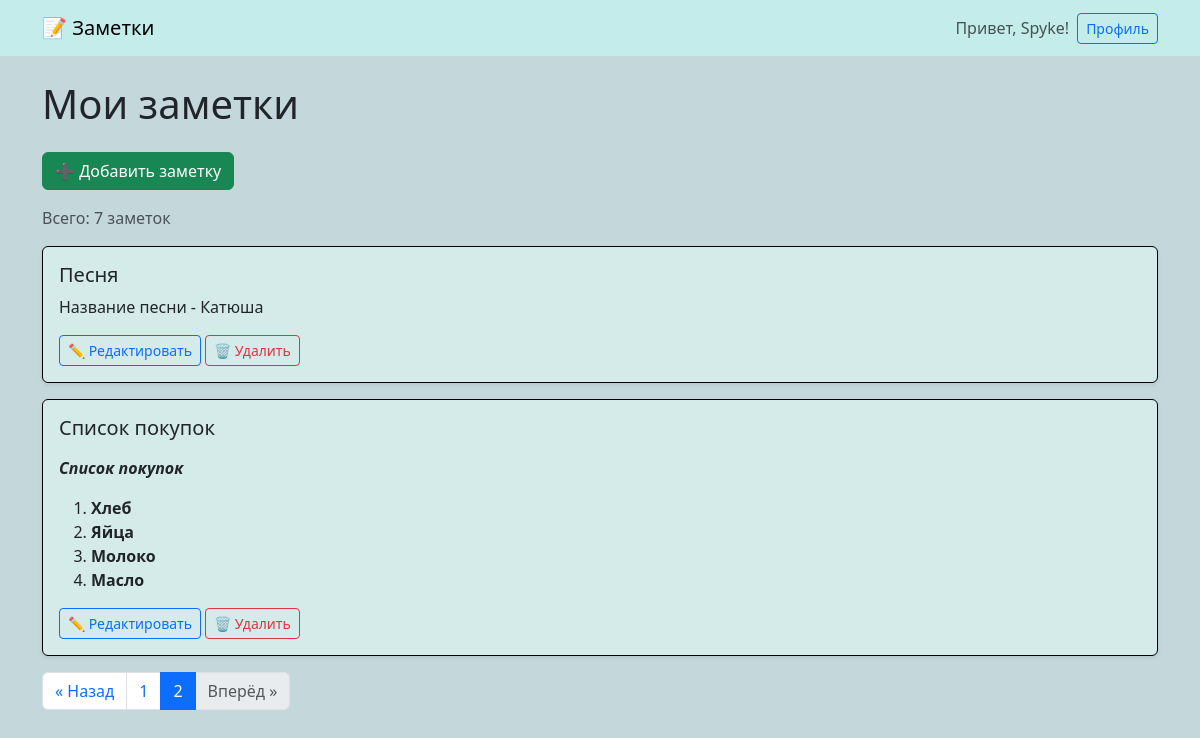
Page /?page=2 (signed in) on the committed database.
### notes/models.py (models this page shows, shortened)
class Note(models.Model):
    user = models.ForeignKey(User, on_delete=models.CASCADE)
    title = models.CharField(max_length=200)
    content = CKEditor5Field('Content', config_name='default')  # Используем CKEditor5Field
    image = models.ImageField(upload_to='note_images/', blank=True, null=True)
    created_at = models.DateTimeField(auto_now_add=True)

### notes/views.py (the view)
# urls.py: path('', views.home, name='home'),
def home(request):
    if request.user.is_authenticated:
        notes_list = Note.objects.filter(user=request.user).order_by('-created_at')
        paginator = Paginator(notes_list, 5)  # 5 заметок на страницу
        page_number = request.GET.get('page')
        page_obj = paginator.get_page(page_number)
        return render(request, 'home.html', {'page_obj': page_obj})
    else:
        guest_notes = [
            {"title": "Добро пожаловать!", "content": "Зарегистрируйтесь, чтобы сохранять свои заметки."},
            {"title": "Пример заметки", "content": "Это демо-заметка. Зарегистрируйтесь, чтобы создать свою!"},
        ]
        return render(request, 'home.html', {'notes': guest_notes, 'guest_mode': True})

### templates/home.html (shortened to what this page needs)
{% extends 'base.html' %}
{% block content %}
{% if user.is_authenticated %}
  <h1 class="mb-4">Мои заметки</h1>
  <a class="btn btn-success mb-3" href="{% url 'add_note' %}">➕ Добавить заметку</a>
  {% if page_obj.has_other_pages %}
    <p class="text-muted">Всего: {{ page_obj.paginator.count }} заметок</p>
  {% endif %}
  {% if page_obj %}
    {% for note in page_obj %}
      <div class="card mb-3 shadow-sm">
        <div class="card-body">
          <h5 class="card-title">{{ note.title }}</h5>
          <p class="card-text">{{ note.content|truncatewords_html:40|safe }}</p>
          <a href="{% url 'edit_note' note.id %}" class="btn btn-sm btn-outline-primary">✏️ Редактировать</a>
          <form action="{% url 'delete_note' note.id %}" method="post" style="display: inline;">
            <button type="submit" class="btn btn-sm btn-outline-danger">🗑️ Удалить</button>
          </form>
        </div>
      </div>
    {% endfor %}
    <nav>
      <ul class="pagination">
        {% if page_obj.has_previous %}
          <li class="page-item">
            <a class="page-link" href="?page={{ page_obj.previous_page_number }}">« Назад</a>
          </li>
        {% else %}
          <li class="page-item disabled">
            <span class="page-link">« Назад</span>
          </li>
        {% endif %}
        {% for num in page_obj.paginator.page_range %}
          {% if page_obj.number == num %}
            <li class="page-item active"><span class="page-link">{{ num }}</span></li>
          {% elif num > page_obj.number|add:-3 and num < page_obj.number|add:3 %}
            <li class="page-item"><a class="page-link" href="?page={{ num }}">{{ num }}</a></li>
          {% endif %}
        {% endfor %}
        {% if page_obj.has_next %}
          <li class="page-item">
            <a class="page-link" href="?page={{ page_obj.next_page_number }}">Вперёд »</a>
          </li>
        {% else %}
          <li class="page-item disabled">
            <span class="page-link">Вперёд »</span>
          </li>
        {% endif %}
      </ul>
    </nav>
  {% else %}
    <p>У вас пока нет заметок. Создайте первую!</p>
  {% endif %}
{% endif %}
{% endblock %}

### templates/base.html (shortened to what this page needs)
<!DOCTYPE html>
<html lang="ru">
<head>
    <link href="https://cdn.jsdelivr.net/npm/bootstrap@5.3.3/dist/css/bootstrap.min.css" rel="stylesheet">
    {% load static %}
</head>
<body>
    <nav class="navbar navbar-expand-lg mb-4">
        <div class="container">
            <a class="navbar-brand" href="{% url 'home' %}">📝 Заметки</a>
            <div class="d-flex ms-auto align-items-center gap-2">
                {% if user.is_authenticated %}
                    <span class="navbar-text">Привет, {{ user.username }}!</span>
                    <a class="btn btn-outline-primary btn-sm" href="{% url 'profile' %}">Профиль</a>
                {% else %}
                    <a class="btn btn-outline-primary btn-sm" href="{% url 'login' %}">Вход</a>
                    <a class="btn btn-outline-success btn-sm" href="{% url 'register' %}">Регистрация</a>
                {% endif %}
            </div>
        </div>
    </nav>
    <div class="container">
        {% block content %}{% endblock %}
    </div>
</body>
</html>

### templates/base.html (style rules this page uses)
body { background-color: #c4d7db; }
.navbar { background-color: #c3eceb !important; }
.card { background-color: #d4ebe9; border: 1px solid #000000; box-shadow: 0 2px 4px rgba(0,0,0,0.05); }

### rows in the picture
Note: title "Песня", content "Название песни - Катюша"
Note: title "Список покупок", content "Список покупок Хлеб Яйца Молоко Масло"

### other values in the picture
{{ user.username }} "Spyke"
{{ page_obj.paginator.count }} "7"
{{ num }} "1"
{{ num }} "2"
